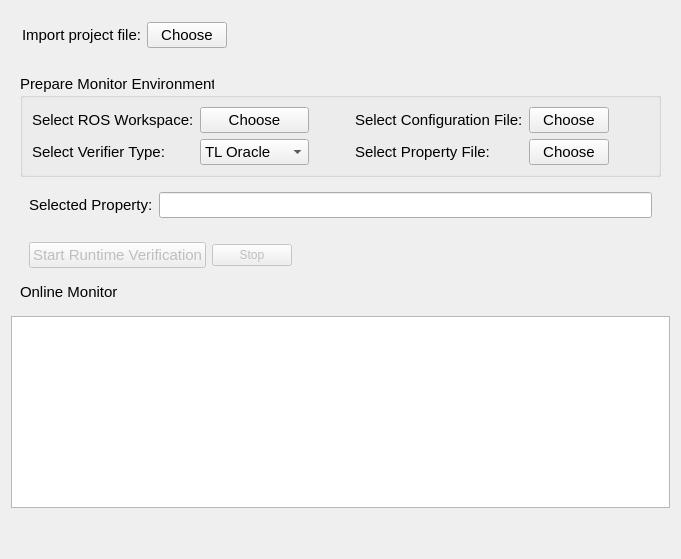
          <widget class="QWidget" name="SW_MarverR_RuntimeVerification">
           <layout class="QVBoxLayout" name="verticalLayout_17">
            <item>
             <widget class="QFrame" name="frame_3">
              <property name="frameShape">
               <enum>QFrame::NoFrame</enum>
              </property>
              <property name="frameShadow">
               <enum>QFrame::Raised</enum>
              </property>
              <layout class="QVBoxLayout" name="verticalLayout_9">
               <property name="leftMargin">
                <number>0</number>
               </property>
               <property name="topMargin">
                <number>0</number>
               </property>
               <property name="rightMargin">
                <number>0</number>
               </property>
               <property name="bottomMargin">
                <number>0</number>
               </property>
               <item>
                <widget class="QFrame" name="frame_5">
                 <property name="frameShape">
                  <enum>QFrame::NoFrame</enum>
                 </property>
                 <property name="frameShadow">
                  <enum>QFrame::Raised</enum>
                 </property>
                 <layout class="QHBoxLayout" name="horizontalLayout">
                  <property name="leftMargin">
                   <number>11</number>
                  </property>
                  <property name="topMargin">
                   <number>11</number>
                  </property>
                  <property name="rightMargin">
                   <number>11</number>
                  </property>
                  <property name="bottomMargin">
                   <number>11</number>
                  </property>
                  <item>
                   <widget class="QLabel" name="label_10">
                    <property name="font">
                     <font>
                      <pointsize>11</pointsize>
                     </font>
                    </property>
                    <property name="text">
                     <string>Import project file:</string>
                    </property>
                   </widget>
                  </item>
                  <item>
                   <widget class="QPushButton" name="btnMonitorProjectFileSelect">
                    <property name="font">
                     <font>
                      <pointsize>11</pointsize>
                     </font>
                    </property>
                    <property name="text">
                     <string>Choose</string>
                    </property>
                   </widget>
                  </item>
                  <item>
                   <spacer name="horizontalSpacer_2">
                    <property name="orientation">
                     <enum>Qt::Horizontal</enum>
                    </property>
                    <property name="sizeHint" stdset="0">
                     <size>
                      <width>40</width>
                      <height>20</height>
                     </size>
                    </property>
                   </spacer>
                  </item>
                 </layout>
                </widget>
               </item>
               <item>
                <widget class="QFrame" name="frame_6">
                 <property name="frameShape">
                  <enum>QFrame::NoFrame</enum>
                 </property>
                 <property name="frameShadow">
                  <enum>QFrame::Raised</enum>
                 </property>
                 <layout class="QGridLayout" name="gridLayout_3">
                  <property name="topMargin">
                   <number>9</number>
                  </property>
                  <property name="rightMargin">
                   <number>9</number>
                  </property>
                  <property name="bottomMargin">
                   <number>9</number>
                  </property>
                  <item row="2" column="1">
                   <widget class="QFrame" name="frame_12">
                    <property name="minimumSize">
                     <size>
                      <width>0</width>
                      <height>0</height>
                     </size>
                    </property>
                    <property name="frameShape">
                     <enum>QFrame::NoFrame</enum>
                    </property>
                    <property name="frameShadow">
                     <enum>QFrame::Raised</enum>
                    </property>
                    <layout class="QGridLayout" name="gridLayout_4">
                     <item row="0" column="1">
                      <widget class="QPushButton" name="btnMonitorStopRV">
                       <property name="enabled">
                        <bool>false</bool>
                       </property>
                       <property name="text">
                        <string>Stop</string>
                       </property>
                      </widget>
                     </item>
                     <item row="0" column="2">
                      <spacer name="horizontalSpacer_6">
                       <property name="orientation">
                        <enum>Qt::Horizontal</enum>
                       </property>
                       <property name="sizeHint" stdset="0">
                        <size>
                         <width>40</width>
                         <height>20</height>
                        </size>
                       </property>
                      </spacer>
                     </item>
                     <item row="0" column="0">
                      <widget class="QPushButton" name="btnMonitorStartRV">
                       <property name="enabled">
                        <bool>false</bool>
                       </property>
                       <property name="font">
                        <font>
                         <pointsize>11</pointsize>
                        </font>
                       </property>
                       <property name="text">
                        <string>Start Runtime Verification</string>
                       </property>
                      </widget>
                     </item>
                    </layout>
                   </widget>
                  </item>
                  <item row="1" column="1" colspan="2">
                   <widget class="QFrame" name="frame_11">
                    <property name="frameShape">
                     <enum>QFrame::NoFrame</enum>
                    </property>
                    <property name="frameShadow">
                     <enum>QFrame::Raised</enum>
                    </property>
                    <layout class="QHBoxLayout" name="horizontalLayout_3">
                     <item>
                      <widget class="QLabel" name="label">
                       <property name="font">
                        <font>
                         <pointsize>11</pointsize>
                        </font>
                       </property>
                       <property name="text">
                        <string>Selected Property:</string>
                       </property>
                      </widget>
                     </item>
                     <item>
                      <widget class="QLineEdit" name="txtMonitorSelectedProperty">
                       <property name="font">
                        <font>
                         <pointsize>11</pointsize>
                        </font>
                       </property>
                       <property name="text">
                        <string/>
                       </property>
                       <property name="readOnly">
                        <bool>true</bool>
                       </property>
                      </widget>
                     </item>
                    </layout>
                   </widget>
                  </item>
                  <item row="3" column="1">
                   <widget class="QLabel" name="label_7">
                    <property name="font">
                     <font>
                      <pointsize>11</pointsize>
                     </font>
                    </property>
                    <property name="text">
                     <string>Online Monitor</string>
                    </property>
                   </widget>
                  </item>
                  <item row="0" column="1" colspan="2">
                   <widget class="QGroupBox" name="groupBox">
                    <property name="font">
                     <font>
                      <pointsize>11</pointsize>
                     </font>
                    </property>
                    <property name="title">
                     <string>Prepare Monitor Environment</string>
                    </property>
                    <layout class="QGridLayout" name="gridLayout_2">
                     <item row="3" column="0">
                      <widget class="QLabel" name="label_4">
                       <property name="font">
                        <font>
                         <pointsize>11</pointsize>
                        </font>
                       </property>
                       <property name="text">
                        <string>Select Verifier Type:</string>
                       </property>
                      </widget>
                     </item>
                     <item row="0" column="1">
                      <widget class="QPushButton" name="btnMonitorROSFolderSelect">
                       <property name="font">
                        <font>
                         <pointsize>11</pointsize>
                        </font>
                       </property>
                       <property name="text">
                        <string>Choose</string>
                       </property>
                      </widget>
                     </item>
                     <item row="0" column="0">
                      <widget class="QLabel" name="label_5">
                       <property name="font">
                        <font>
                         <pointsize>11</pointsize>
                        </font>
                       </property>
                       <property name="text">
                        <string>Select ROS Workspace:</string>
                       </property>
                      </widget>
                     </item>
                     <item row="0" column="2">
                      <spacer name="horizontalSpacer_5">
                       <property name="orientation">
                        <enum>Qt::Horizontal</enum>
                       </property>
                       <property name="sizeHint" stdset="0">
                        <size>
                         <width>40</width>
                         <height>20</height>
                        </size>
                       </property>
                      </spacer>
                     </item>
                     <item row="3" column="1">
                      <widget class="QComboBox" name="cbxMonitorVerifierType">
                       <property name="font">
                        <font>
                         <pointsize>11</pointsize>
                        </font>
                       </property>
                       <property name="styleSheet">
                        <string notr="true">color:black</string>
                       </property>
                       <item>
                        <property name="text">
                         <string>TL Oracle</string>
                        </property>
                       </item>
                       <item>
                        <property name="text">
                         <string>RML Oracle</string>
                        </property>
                       </item>
                      </widget>
                     </item>
                     <item row="3" column="4">
                      <widget class="QPushButton" name="btnMonitorPropertyFileSelect">
                       <property name="font">
                        <font>
                         <pointsize>11</pointsize>
                        </font>
                       </property>
                       <property name="text">
                        <string>Choose</string>
                       </property>
                      </widget>
                     </item>
                     <item row="0" column="4">
                      <widget class="QPushButton" name="btnMonitorConfFileSelect">
                       <property name="font">
                        <font>
                         <pointsize>11</pointsize>
                        </font>
                       </property>
                       <property name="text">
                        <string>Choose</string>
                       </property>
                      </widget>
                     </item>
                     <item row="0" column="5">
                      <spacer name="horizontalSpacer_3">
                       <property name="orientation">
                        <enum>Qt::Horizontal</enum>
                       </property>
                       <property name="sizeHint" stdset="0">
                        <size>
                         <width>40</width>
                         <height>20</height>
                        </size>
                       </property>
                      </spacer>
                     </item>
                     <item row="0" column="3">
                      <widget class="QLabel" name="label_2">
                       <property name="font">
                        <font>
                         <pointsize>11</pointsize>
                        </font>
                       </property>
                       <property name="text">
                        <string>Select Configuration File:</string>
                       </property>
                      </widget>
                     </item>
                     <item row="3" column="3">
                      <widget class="QLabel" name="label_3">
                       <property name="font">
                        <font>
                         <pointsize>11</pointsize>
                        </font>
                       </property>
                       <property name="text">
                        <string>Select Property File:</string>
                       </property>
                      </widget>
                     </item>
                    </layout>
                   </widget>
                  </item>
                 </layout>
                </widget>
               </item>
               <item>
                <widget class="QListWidget" name="lwMonitorOnlineResult">
                 <property name="frameShape">
                  <enum>QFrame::StyledPanel</enum>
                 </property>
                 <property name="resizeMode">
                  <enum>QListView::Adjust</enum>
                 </property>
                </widget>
               </item>
               <item>
                <spacer name="verticalSpacer_2">
                 <property name="orientation">
                  <enum>Qt::Vertical</enum>
                 </property>
                 <property name="sizeHint" stdset="0">
                  <size>
                   <width>20</width>
                   <height>40</height>
                  </size>
                 </property>
                </spacer>
               </item>
              </layout>
             </widget>
            </item>
           </layout>
          </widget>
